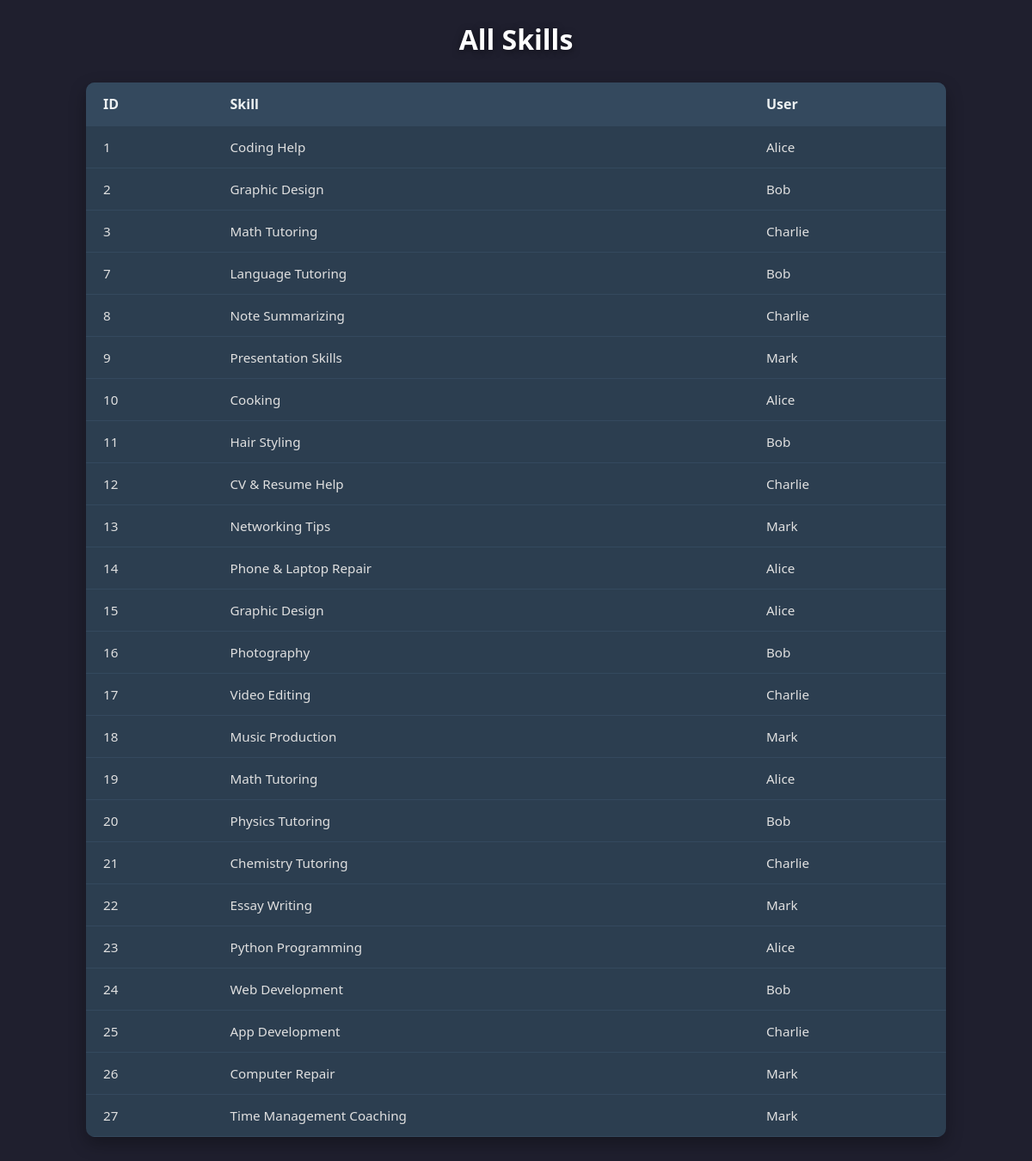
/admin/skills.php (signed in), run on the app's committed database.
### tables this page shows
CREATE TABLE `skills` (
  `id` int NOT NULL AUTO_INCREMENT,
  `user_id` int NOT NULL,
  `title` varchar(100) NOT NULL,
  `description` text,
  `category` varchar(50) DEFAULT NULL,
  `created_at` timestamp NULL DEFAULT CURRENT_TIMESTAMP,
  PRIMARY KEY (`id`),
  KEY `user_id` (`user_id`),
  CONSTRAINT `skills_ibfk_1` FOREIGN KEY (`user_id`) REFERENCES `users` (`id`) ON DELETE CASCADE
);

CREATE TABLE `users` (
  `id` int NOT NULL AUTO_INCREMENT,
  `username` varchar(50) NOT NULL,
  `email` varchar(100) NOT NULL,
  `password` varchar(255) NOT NULL,
  `created_at` timestamp NULL DEFAULT CURRENT_TIMESTAMP,
  PRIMARY KEY (`id`),
  UNIQUE KEY `username` (`username`),
  UNIQUE KEY `email` (`email`)
);

### admin/skills.php (the view, shortened to what this page needs)
<?php
include '../includes/db.php';
$skills = $conn->query("SELECT skills.id, skills.title, users.username
                        FROM skills JOIN users ON skills.user_id = users.id");
?>
<head>
    <link rel="stylesheet" href="../assets/css/admin.css">
</head>
<h2>All Skills</h2>
<table>
<tr><th>ID</th><th>Skill</th><th>User</th></tr>
<?php while($row = $skills->fetch_assoc()): ?>
<tr>
    <td><?php echo $row['id']; ?></td>
    <td><?php echo htmlspecialchars($row['title']); ?></td>
    <td><?php echo htmlspecialchars($row['username']); ?></td>
</tr>
<?php endwhile; ?>
</table>

### assets/css/admin.css (style rules this page uses)
* { margin: 0; padding: 0; box-sizing: border-box; font-family: 'Segoe UI', Tahoma, Geneva, Verdana, sans-serif; }
h2 { text-align: center; font-size: 2rem; color: #ffffff; margin-bottom: 25px; }
table { width: 90%; max-width: 1000px; margin: 0 auto 50px auto; border-collapse: collapse; background-color: #2c3e50; border-radius: 8px; overflow: hidden; box-shadow: 0 8px 20px rgba(0,0,0,0.3); }
th, td { padding: 14px 20px; text-align: left; border-bottom: 1px solid #34495e; }
th { background-color: #34495e; font-size: 1rem; font-weight: 700; color: #ecf0f1; }
td { font-size: 0.95rem; }
table { border-radius: 10px; overflow: hidden; }
h2 { text-shadow: 0 2px 8px rgba(0,0,0,0.5); }

### data on the page
skills: id "1", title "Coding Help", user.username "Alice"
skills: id "2", title "Graphic Design", user.username "Bob"
skills: id "3", title "Math Tutoring", user.username "Charlie"
skills: id "7", title "Language Tutoring", user.username "Bob"
skills: id "8", title "Note Summarizing", user.username "Charlie"
skills: id "9", title "Presentation Skills", user.username "Mark"
skills: id "10", title "Cooking", user.username "Alice"
skills: id "11", title "Hair Styling", user.username "Bob"
skills: id "12", title "CV & Resume Help", user.username "Charlie"
skills: id "13", title "Networking Tips", user.username "Mark"
skills: id "14", title "Phone & Laptop Repair", user.username "Alice"
skills: id "15", title "Graphic Design", user.username "Alice"
skills: id "16", title "Photography", user.username "Bob"
skills: id "17", title "Video Editing", user.username "Charlie"
skills: id "18", title "Music Production", user.username "Mark"
skills: id "19", title "Math Tutoring", user.username "Alice"
skills: id "20", title "Physics Tutoring", user.username "Bob"
skills: id "21", title "Chemistry Tutoring", user.username "Charlie"
skills: id "22", title "Essay Writing", user.username "Mark"
skills: id "23", title "Python Programming", user.username "Alice"
skills: id "24", title "Web Development", user.username "Bob"
skills: id "25", title "App Development", user.username "Charlie"
skills: id "26", title "Computer Repair", user.username "Mark"
skills: id "27", title "Time Management Coaching", user.username "Mark"
